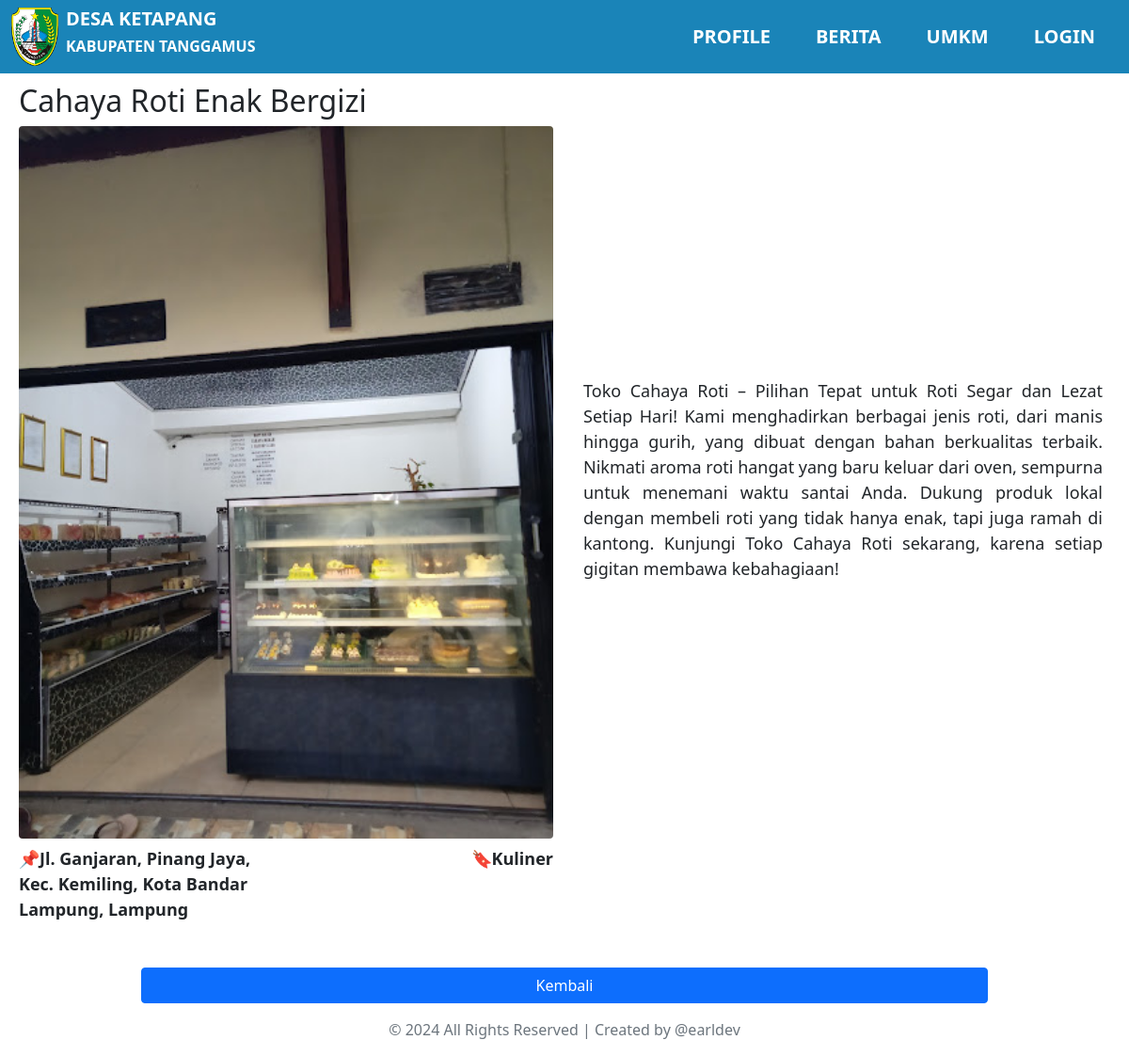
/detailumkm.php?id_umkm=2, run on the app's committed database.
### tables this page shows
CREATE TABLE `umkm` (
  `id_umkm` int NOT NULL AUTO_INCREMENT,
  `nama` varchar(200) NOT NULL,
  `gambar` varchar(100) NOT NULL,
  `alamat` varchar(200) NOT NULL,
  `kategori` enum('Kuliner','Produk','Pariwisata') NOT NULL,
  `deskripsi` longtext NOT NULL,
  PRIMARY KEY (`id_umkm`)
);

### detailumkm.php (the view, shortened to what this page needs)
<?php
    class HalDetailUMKM{
        private $conn;
        public function __construct($dbConnection){
            $this->conn = $dbConnection;
        }
        public function handleTampilkanDetailBerita($id_umkm) {
            $stmt = $this->conn->prepare('SELECT * FROM umkm WHERE id_umkm = ?');
            $stmt->bind_param('i', $id_umkm);
            $stmt->execute();
            $result = $stmt->get_result();
            $umkm = [];
              while ($row = $result->fetch_assoc()) {
                $umkm[] = $row;
              }
            return $umkm;
          }
    }
    include "includes/db.php";
    $desaKetapang = new HalDetailUMKM($conn);
    $id_umkm = isset($_GET['id_umkm']) ? intval($_GET['id_umkm']) :'';
    $umkm = $desaKetapang->handleTampilkanDetailBerita($id_umkm);
    $umkm = $umkm[0];
?>
<!DOCTYPE html>
<html lang="en">
<head>
    <link href="https://cdn.jsdelivr.net/npm/bootstrap@5.0.2/dist/css/bootstrap.min.css" rel="stylesheet"
>
    <link rel="stylesheet" href="https://cdnjs.cloudflare.com/ajax/libs/toastr.js/latest/css/toastr.min.css">
    <link rel="stylesheet" href="style/styles.css" type="text/css">
</head>
<body>
    <nav class="navbar navbar-expand-lg navbar-light bg-light py-0">
        <div class="container-fluid position-fixed fixed-top bg-primary">
            <a class="navbar-brand d-flex text-white text-decoration-none" href="index.php">
               <img src="assets/iconketapang.png" alt="" class="img-fluid" >
               <div class="d-sm-block d-none mx-2">
                    <h5 class="fw-bold">DESA KETAPANG</h5>
                    <h6 class="fw-bold">KABUPATEN TANGGAMUS</h6>
               </div>
            </a>
            <div class="collapse navbar-collapse d-lg-flex justify-content-end" id="navbarNav">
                <ul class="navbar-nav">
                    <li class="nav-item py-3 text-center">
                        <a href="profile.php" class="nav-link text-white  mx-3 fs-5 fw-bold ">PROFILE</a>
                    </li>
                    <li class="nav-item py-3 text-center">
                        <a href="berita.php" class="nav-link text-white  mx-3 fs-5 fw-bold ">BERITA</a>
                    </li>
                    <li class="nav-item py-3 text-center">
                        <a href="umkm.php" class="nav-link text-white  mx-3 fs-5 fw-bold ">UMKM</a>
                    </li>
                    <?php if(isset($_SESSION["is_login"] ) == true){?>
                        <li class="nav-item py-3 text-center">
                            <a href='pengaduan.php' class='nav-link text-white  mx-3 fs-5 fw-bold '>PENGADUAN</a>
                        </li>
                        <li class="nav-item py-3 text-center">
                            <a href='#' class='nav-link text-white  mx-3 fs-5 fw-bold ' data-bs-toggle='modal' data-bs-target='#adminLogout'>LOGOUT</a>
                        </li>
                    <?php } else{?>
                    <li class="nav-item py-3 text-center">
                        <a href='#' class='nav-link text-white  mx-3 fs-5 fw-bold' data-bs-toggle='modal' data-bs-target='#adminLogin'>LOGIN</a>
                    </li>
                    <?php }?>
                </ul>
            </div>
        </div>
    </nav>
    <div class="container-fluid py-2 min-vh-100">
        <div class="row mt-4 d-flex justify-content-center p-lg-2 p-md-5 p-2">
            <div class="col-lg-6 col-12 d-flex flex-column mt-5 ">
                <h2><?= $umkm['nama']?></h2>
                <img src="assets/image/umkm/<?= $umkm['gambar']?>" alt="" class="img-fluid rounded">
                <div class="d-flex justify-content-between mt-2">
                    <p class="fw-bold w-50" style="font-size: 18px;">📌<?= $umkm['alamat']?></p>
                    <p class="fw-bold" style="font-size: 18px;">🔖<?= $umkm['kategori']?></p>
                </div>
            </div>
            <div class="col-lg-6 col-12 d-flex align-items-center">
                <p class="w-100 py-5 px-2" style="text-align: justify; font-size: 18px;"> <?= $umkm['deskripsi']?></p>
            </div>
        </div>
    </div>
    <footer>
        <a href="umkm.php" class="btn btn-primary w-75 my-3 d-flex justify-content-center mx-auto">Kembali</a>
        <div class="container-fluid">
            <div class="row">
                <div class="col-12 text-center footer-desc">
                </div>
            </div>
        </div>
    </footer>
</body>
</html>

### style/styles.css (style rules this page uses)
.navbar .bg-primary { background-color: rgb(26,132,184) !important; }
.nav-link { position: relative; }
.nav-link::after { content: ''; transition: all 0.3s ease-in-out; transform: scaleX(0); height: 2px; width: 100%; background-color: white; position: absolute; bottom: 0; left: 0; }
.navbar .container-fluid .navbar-brand img { width: 50px; }

### data on the page
umkm: nama "Cahaya Roti Enak Bergizi", gambar (picture), alamat "Jl. Ganjaran, Pinang Jaya, Kec. Kemiling, Kota Bandar Lampung, Lampung", kategori "Kuliner", deskripsi "Toko Cahaya Roti – Pilihan Tepat untuk Roti Segar dan Lezat Setiap Hari! Kami menghadirkan berbagai jenis roti, dari manis hingga gurih, yang dibuat dengan bahan berkualitas terbaik. Nikmati aroma roti hangat yang baru keluar dari oven, sempurna untuk menemani waktu santai Anda. Dukung produk lokal dengan membeli roti yang tidak hanya enak, tapi juga ramah di kantong. Kunjungi Toko Cahaya Roti sekarang, karena setiap gigitan membawa kebahagiaan!"
